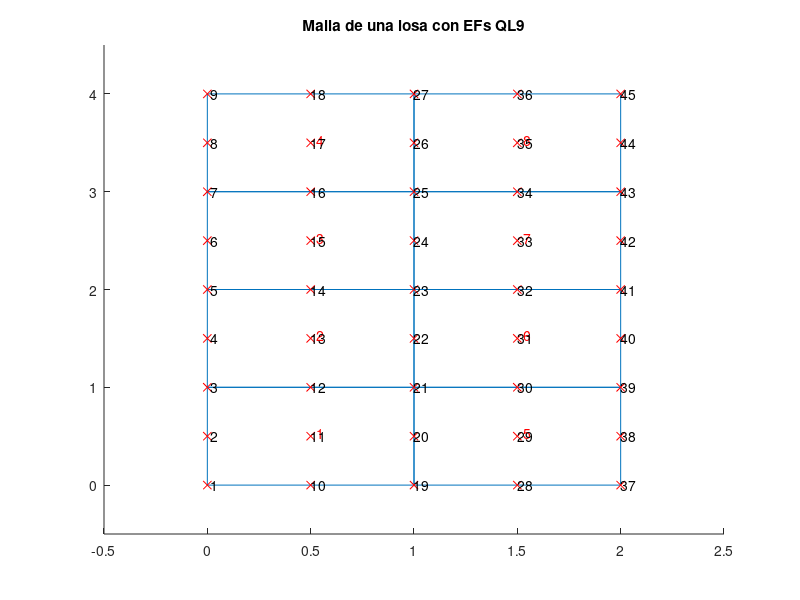

Here is the MATLAB script that generated this plot: (Note: this script raises an error after producing the figure.)
%% Programa que ilustra el modo de energia nula que aparece en el EF QL9
%  cuando se hace integracion selectiva

% Calculo de los desplazamientos verticales y angulos de giro, las 
% reacciones, los momentos flectores y las fuerzas cortantes en una losa de
% Mindlin utilizando los elementos finitos de placa "QL9"

%%
clear, clc, close all   % borro la memoria, la pantalla y las figuras

%% defino las variables/constantes
X = 1; Y = 2;        % un par de constantes que ayudaran en la 
ww= 1; tx= 2; ty= 3; % lectura del codigo
E  = 210e9;          % modulo de elasticidad del solido (Pa) = 210GPa
nu = 0.3;            % coeficiente de Poisson
t  = 0.05;           % espesor de la losa (m)
qdistr = -10000;     % carga (N/m^2)

% Definimos la geometria de la losa (creada con "generar_malla_losa.m")
load malla_losa_MEN
% ya tenemos en la memoria las variables
% xnod - posicion (x,y) de los nodos
% LaG  - definicion de elementos finitos con respecto a nodos

nef   = size(LaG,1);  % numero de EFs (numero de filas de LaG)
nnoef = size(LaG,2);  % numero de nodos por EF
nno   = size(xnod,1); % numero de nodos (numero de filas de xnod)
ngdl  = 3*nno;        % numero de grados de libertad (tres por nodo)

gdl  = [(1:3:ngdl)' (2:3:ngdl)' (3:3:ngdl)']; % nodos vs grados de libertad

%% Se dibuja la malla de elementos finitos
figure; 
hold on;
for e = 1:nef
   line(xnod(LaG(e,[1:8 1]),X), xnod(LaG(e,[1:8 1]),Y));
   
   % Calculo la posicion del centro de gravedad del elemento finito
   cgx = mean(xnod(LaG(e,:), X));
   cgy = mean(xnod(LaG(e,:), Y));
   text(cgx+0.03, cgy+0.03, num2str(e), 'Color', [1 0 0]);
end
plot(xnod(:,X), xnod(:,Y), 'rx');
text(xnod(:,X), xnod(:,Y), num2str((1:nno)'));
axis([-0.5, 2.5, -0.5, 4.5])
title('Malla de una losa con EFs QL9');

%% Se cargan las funciones de forma junto con sus derivadas
% Se cargan las funciones de forma del elemento lagrangiano de 9 nodos 
% junto con sus derivadas con respecto a xi y a eta
funciones_forma_lagrangiano_9_nodos    % Nforma, dN_dxi, dN_deta

%% parametros de la cuadratura de Gauss-Legendre (INTEGRACION SELECTIVA)
% se asumira aqui el mismo orden de la cuadratura tanto en la direccion de
% xi como en la direccion de eta

% se utilizara integracion COMPLETA
%{
n_gl_b = 3; % orden de la cuadratura de GL para la integracion de Kb
n_gl_s = 3; % orden de la cuadratura de GL para la integracion de Ks
%}

% se utilizara integracion SELECTIVA
n_gl_b = 3; % orden de la cuadratura de GL para la integracion de Kb
n_gl_s = 2; % orden de la cuadratura de GL para la integracion de Ks

% se utilizara integracion REDUCIDA (NO FUNCIONA)
%{
n_gl_b = 2; % orden de la cuadratura de GL para la integracion de Kb
n_gl_s = 2; % orden de la cuadratura de GL para la integracion de Ks
%}

% calcula las raices (x_gl) y los pesos (w_gl) de polinomios de Legendre
[x_gl_b, w_gl_b]  = gausslegendre_quad(n_gl_b);
[x_gl_s, w_gl_s]  = gausslegendre_quad(n_gl_s);

%% matrices constitutivas del elemento
Db = (E/(1-nu^2))* [ 1    nu   0
                     nu   1    0
                     0    0    (1-nu)/2 ];              
G = E/(2*(1+nu));  % modulo de rigidez
alpha = 5/6;       % coeficiente de distorsion transversal de la losa de RM
Ds = diag([alpha*G, alpha*G]);
               
Dbg = (t^3/12)*Db; % matriz constitutiva generalizada de flexion
Dsg = t*Ds;        % matriz constitutiva generalizada de cortante

%% se reserva la memoria RAM de diferentes variables
K   = sparse(ngdl,ngdl); % matriz de rigidez global como RALA (sparse)
f   = zeros(ngdl,1);     % vector de fuerzas nodales equivalentes global
idx = cell(nef, 1);      % grados de libertad de cada elemento finito

% en los siguientes contenedores se almacenara la matriz respectiva para 
% cada punto de integracion: 
NN = cell(nef,n_gl_b,n_gl_b); % matrices de funciones de forma calculadas con n_gl_b puntos de integracion
Bb = cell(nef,n_gl_b,n_gl_b); % matrices de deformacion generalizada de flexion
Bs = cell(nef,n_gl_s,n_gl_s); % matrices de deformacion generalizada de cortante

%% se ensambla la matriz de rigidez global K y el vector de fuerzas nodales
%% equivalentes global f
for e = 1:nef      % ciclo sobre todos los elementos finitos
   xe = xnod(LaG(e,:),X);   
   ye = xnod(LaG(e,:),Y);    
    
   %% se calcula la matrix de rigidez de flexion Kb del elemento e 
   Kbe = zeros(3*nnoef);
   det_Je_b = zeros(n_gl_b); % Jacobianos con n_gl_b puntos de integracion   
   for p = 1:n_gl_b
      for q = 1:n_gl_b
         xi_gl  = x_gl_b(p);
         eta_gl = x_gl_b(q);
         [Bb{e,p,q}, det_Je_b(p,q)] = Bb_RM(xi_gl, eta_gl, xe, ye, dN_dxi, dN_deta);

         % se arma la matriz de rigidez del elemento e
         Kbe = Kbe + Bb{e,p,q}'*Dbg*Bb{e,p,q}*det_Je_b(p,q)*w_gl_b(p)*w_gl_b(q);
      end
   end
   
   %% se calcula la matrix Ks
   Kse = zeros(3*nnoef);   
   det_Je_s = zeros(n_gl_s); % Jacobianos con n_gl_s puntos de integracion
   for p = 1:n_gl_s
      for q = 1:n_gl_s
         xi_gl  = x_gl_s(p);        
         eta_gl = x_gl_s(q);
         [Bs{e,p,q}, det_Je_s(p,q)] = Bs_RM(xi_gl, eta_gl, xe, ye, Nforma, dN_dxi, dN_deta);   

         % se arma la matriz de rigidez del elemento e
         Kse = Kse + Bs{e,p,q}'*Dsg*Bs{e,p,q}*det_Je_s(p,q)*w_gl_s(p)*w_gl_s(q);         
      end
   end 

   %% se asocian los grados de libertad del elemento locales a los globales
   idx{e} = [ gdl(LaG(e,1),:)  gdl(LaG(e,2),:)  gdl(LaG(e,3),:)  ...
              gdl(LaG(e,4),:)  gdl(LaG(e,5),:)  gdl(LaG(e,6),:) ...
              gdl(LaG(e,7),:)  gdl(LaG(e,8),:)  gdl(LaG(e,9),:) ];

   %% se procede al ensamblaje
   K(idx{e},idx{e}) = K(idx{e},idx{e}) + Kbe + Kse;
end

f(gdl(45,ww)) = -10;

%% Muestro la configuracion de la matriz K (K es rala)
figure
spy(K);
title('Los puntos representan los elementos diferentes de cero')

%% grados de libertad del desplazamiento conocidos y desconocidos
c = [ gdl( 1,ww) gdl( 1,tx) gdl( 1,ty) ...
      gdl(37,ww) gdl(37,tx) gdl(37,ty) ];

d = setdiff(1:ngdl,c)';

% f = vector de fuerzas nodales equivalentes
% q = vector de fuerzas nodales de equilibrio del elemento
% a = desplazamientos

%| qd   |   | Kcc Kcd || ac |   | fd |  Recuerde que qc = 0
%|      | = |         ||    | - |    |
%| qc=0 |   | Kdc Kdd || ad |   | fc | 

%% extraigo las submatrices y especifico las cantidades conocidas
Kcc = K(c,c); Kcd = K(c,d); fd = f(c);
Kdc = K(d,c); Kdd = K(d,d); fc = f(d);

% f = vector de fuerzas nodales equivalentes
% q = vector de fuerzas nodales de equilibrio del elemento
% a = desplazamientos
ac = zeros(length(c),1); % desplazamientos conocidos en contorno

%% resuelvo el sistema de ecuaciones
ad = Kdd\(fc-Kdc*ac);        % calculo desplazamientos desconocidos
qd = Kcc*ac + Kcd*ad - fd;   % calculo fuerzas de equilibrio desconocidas
a = nan(ngdl,1);     a(c) = ac;   a(d) = ad; % desplazamientos
q = zeros(ngdl,1);   q(c) = qd;              % fuerzas nodales equivalentes

%% Se dibuja el plano medio de la malla de elementos finitos y las deformaciones de esta
escala = 5000;            % factor de escalamiento de la deformada
%{
xdef     = escala*vect_mov; % posicion de la deformada
vect_mov = reshape(a,3,nno)'; % vector de movimientos

figure; 
hold on; 
grid on;
colorbar
for e = 1:nef
   fill3(xnod(LaG(e,[1:8 1]),X), ...
         xnod(LaG(e,[1:8 1]),Y), ...
         xdef(LaG(e,[1:8 1]),ww),...
         xdef(LaG(e,[1:8 1]),ww)); %deformada
end
daspect([1 1 1]); % similar a "axis equal", pero en 3D
axis tight
%colorbar('YTick',-0.6:0.05:0)
title(sprintf('Deformada escalada %d veces', escala), 'FontSize', 20);
view(3);
%}

%% Se dibuja de la malla de elementos finitos y las deformaciones de esta
figure; 
hold on; 
grid on;
colorbar
for e = 1:nef
   dibujar_EF_QL9(xnod(LaG(e,:),X), xnod(LaG(e,:),Y), ...
      Nforma, a(idx{e}), t, escala, escala);
end
daspect([1 1 1]); % similar a "axis equal", pero en 3D
axis tight
title(sprintf('Deformada escalada %d veces', escala), 'FontSize', 20);
view(3);

%% bye, bye !!!
return